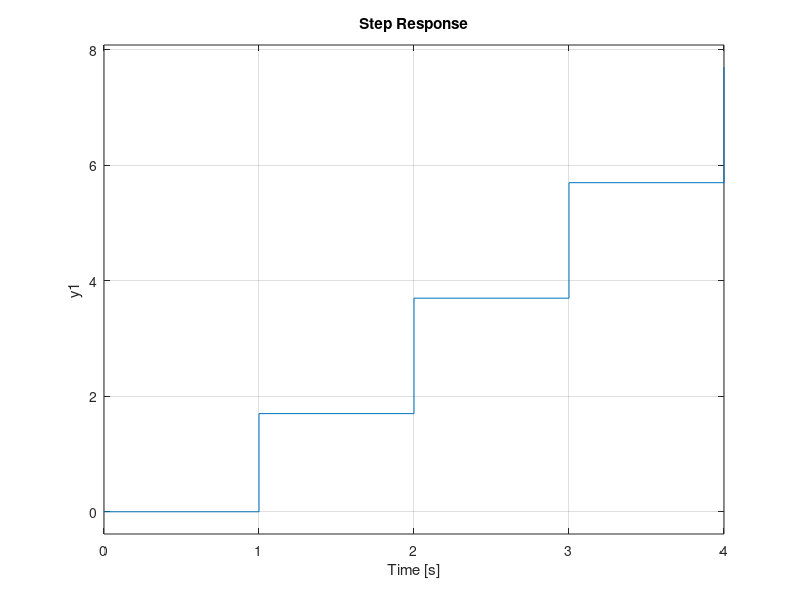
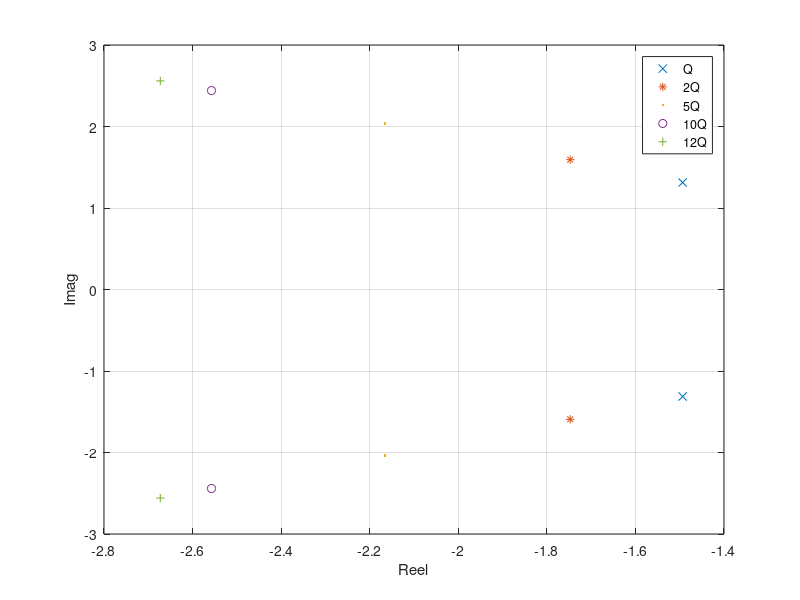
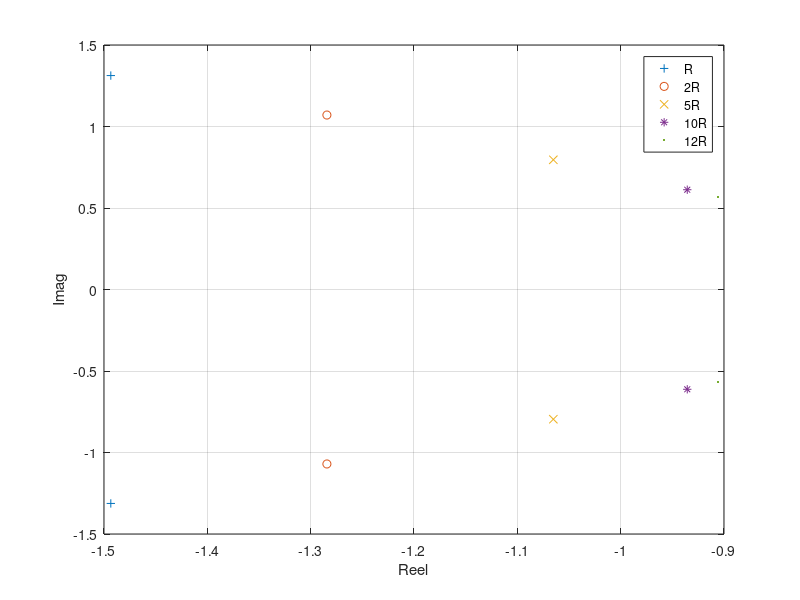

Source code (MATLAB) for these figures, in order:
%Plot the step response of the system with the transfer function of a second-order low-pass filter. 
%This filter is used in the motor control to suppress undesirable high frequencies that can cause 
%oscillations and vibrations: H(p) = 2 / (0.15p² + p)
num= [2]
denum=[0.15 1 0]
sys = tf(num, denum)
step(sys)
%Determine the discrete transfer function for a sampling period of one second
Ts= 1 %sampling period
sysd=c2d(sys, Ts, 'zoh')
%Plot the step response of the discrete system
step(sysd)
% Put the system in state-space form
sys_ss=ss(sysd)
% Find theoretically the weighting matrices Q and R
Q=[10^(-6) 0;0 1]
R= 0.001
% Calculate the gain K and the eigenvalues for the values of Q and R
% We have to assign the results of sys_ss to variables first:
A=[1.001 -0.04072;0.03125 0] %state matrix
B=[4;0] %control matrix
C=[0.4251 2.377]
D=0
[K, S, E]= lqr(A,B,Q,R)
%Vary the value of Q (2Q, 5Q, 10Q and 12Q) and calculate each time the value of gain K, the poles of the system, and the matrix S
[K1, S1, E1]= lqr(A,B,2*Q,R)
[K2, S2, E2]= lqr(A,B,5*Q,R)
[K3, S3, E3]= lqr(A,B,10*Q,R)
[K4, S4, E4]= lqr(A,B,12*Q,R)
% Plot the variation of the poles (closed-loop) as a function of Q. Determine the influence on the behavior of the system
p1=eig(A-B*K)
p2=eig(A-B*K1)
p3=eig(A-B*K2)
p4=eig(A-B*K3)
p5=eig(A-B*K4)
%Plotting:
figure;
plot(real(p1),imag(p1), 'x')
hold on;
plot(real(p2),imag(p2), '*')
hold on;
plot(real(p3),imag(p3), '.')
hold on;
plot(real(p4),imag(p4), 'o')
hold on;
plot(real(p5),imag(p5), '+')
hold on;
xlabel('Reel');
ylabel('Imag');
legend('Q','2Q','5Q','10Q','12Q');
grid on;
%Increasing the value of the weighting matrix Q in the quadratic optimal control (LQ) 
%generally leads to a faster and more aggressive control
%(the poles move away from the imaginary axis)
% Vary the value of R (2R, 5R, 10R, and 12R) and calculate the value of the gain K, the poles of the system, and the S matrix each time.
[K5, S5, E5]= lqr(A,B,Q,2*R)
[K6, S6, E6]= lqr(A,B,Q,5*R)
[K7, S7, E7]= lqr(A,B,Q,10*R)
[K8, S8, E8]= lqr(A,B,Q,12*R)
% Plot the variation of the poles (closed-loop) as a function of Q. Determine the influence on the behavior of the system
p9=eig(A-B*K5)
p6=eig(A-B*K6)
p7=eig(A-B*K7)
p8=eig(A-B*K8)
%Plotting:
figure;
plot(real(p1),imag(p1), '+')
hold on;
plot(real(p9),imag(p9), 'o')
hold on;
plot(real(p6),imag(p6), 'x')
hold on;
plot(real(p7),imag(p7), '*')
hold on;
plot(real(p8),imag(p8), '.')
hold on;
xlabel('Reel');
ylabel('Imag');
legend('R','2R','5R','10R','12R');
grid on;
%Increasing the value of the weighting matrix R in the quadratic optimal control (LQ) generally leads to a slower 
%and smoother control. The optimization of the LQ cost function will favor minimal use of control inputs, but it 
%can lead to system instability (poles approaching the imaginary axis).
